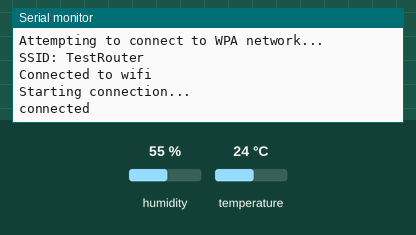
Bench run of a sketch on a simulated Arduino MKR. Parts: the last lines printed to the serial monitor. The test bench sets the inputs (shaded band); at power-on: temperature 24 °C, humidity 55 %. WiFi joins after 1.5 s; servers stay silent unless stated.

Above: at 4.9 s.
5.0 s: temperature set to 12 °C
At 6.2 s:
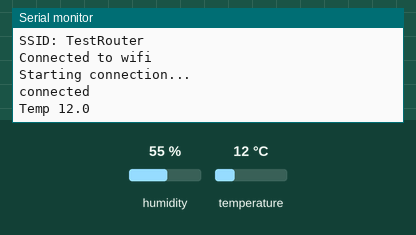
9.2 s: temperature set to 19 °C
At 10.8 s:
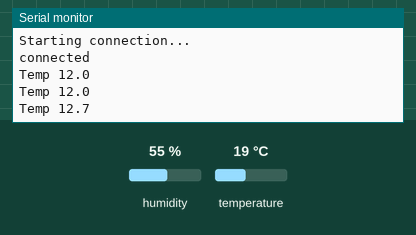
Timing chart, 0 to 12.3 s (numbered marks = the images above; inputs shaded):
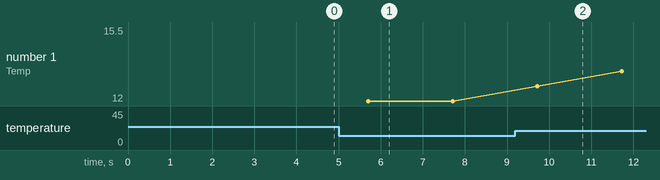

The sketch:

arduinotemp.ino
```cpp
#include <SPI.h>
#include <WiFi101.h>
#include "DHT.h"

#define DHTPIN 1     // what pin we're connected to
#define DHTTYPE DHT22   // DHT 22  (AM2302)
#define fan 4
#define TEMPSIZE 10

int maxHum = 60;
int maxTemp = 40;

DHT dht(DHTPIN, DHTTYPE);

char ssid[] = "TestRouter";  //  network SSID (name)
float temperatures[TEMPSIZE];   //used for average temp

int status = WL_IDLE_STATUS;
IPAddress server(192,168,1,112);

WiFiClient client;

void setup() {
  delay(2000);
  Serial.begin(9600);
  Serial.println("Attempting to connect to WPA network...");
  Serial.print("SSID: ");
  Serial.println(ssid);
  //Connects to wifi
  status = WiFi.begin(ssid,"Kode1234!");
  if ( status != WL_CONNECTED) {
    Serial.println("Couldn't get a wifi connection");
    // don't do anything else:
  }
  else {
    Serial.println("Connected to wifi");
    Serial.println("\nStarting connection...");
    // Connects to tcp, sends 2 to server, to let know its arduino joined
    if (client.connect(server, 9999)) {
      Serial.println("connected");
      client.println("2");
      //Begins reading temp
      dht.begin();
      client.flush();
    }
  }


}
void AddTemp(float temp)
{
  ShiftFloats();
  for(int i = 0; i < TEMPSIZE; i++)
  {
    if(temperatures[i] == 0)
    {
      //Adds latest temp to array
      temperatures[i] = temp;

    }
  }
}

void ShiftFloats()
{

  float next = temperatures[0];
  for(int i = 0; i < TEMPSIZE; i++)
  {
    if(i <= TEMPSIZE)
    {
      //Gets the next value
      float temp = temperatures[i + 1];
      //Sets value from index(i) to index i + 1
      temperatures[i + 1] = next;
      //Updates next variable
      next = temp;
    }
  }
  temperatures[0] = 0;
}
float FindAverage()
{
  float average = 0;
  for(int i = 0; i < TEMPSIZE; i++)
  {
    //Adds all temp value to float variable
    average += temperatures[i];
  }
  //Returns average
  return average / TEMPSIZE;
}
void loop() {
  //Delay 2 seconds to make sure the sensors have time
  delay(2000);
  float h = dht.readHumidity();
  // Read temperature as Celsius
  float t = dht.readTemperature();
  //Add temp to array
  AddTemp(t);
  float temp = FindAverage();

  // Check if any reads failed and exit early (to try again).
  if (isnan(h) || isnan(t)) {
    Serial.println("Failed to read from DHT sensor!");
    return;
  }
  if(t > maxTemp) {
    //Turn on fan
      digitalWrite(fan, HIGH);
  } else {
    //turn of fan
     digitalWrite(fan, LOW);
  }
  String buf;
  buf += F("Temp ");
  buf += String(temp, 1);
  Serial.println(buf);
  //Sends temp data to tcp server
  client.print(buf);
  }
```

Measured:
- after the input at 5.0 s, the serial monitor: prints a new line after 0.71 s (image 1)
- after the input at 9.2 s, the serial monitor: prints a new line after 0.52 s (image 2)
- plotted number 1: 12 → 15.5 after the input at 9.2 s
